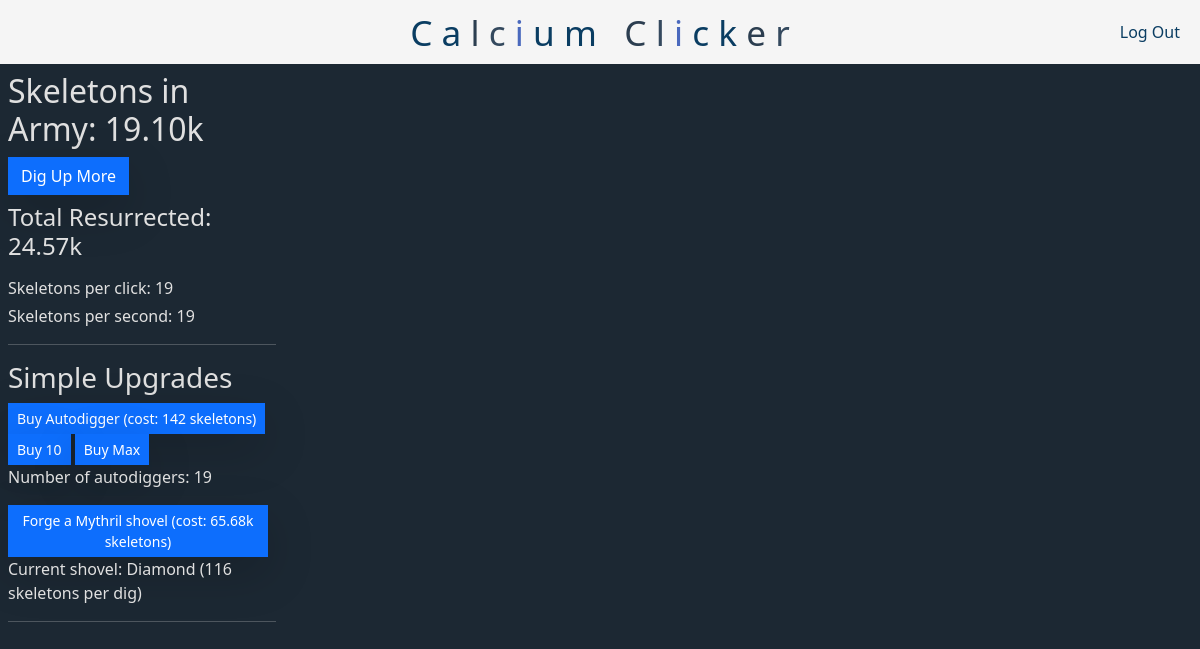
Page / (signed in) on the earlier database version.
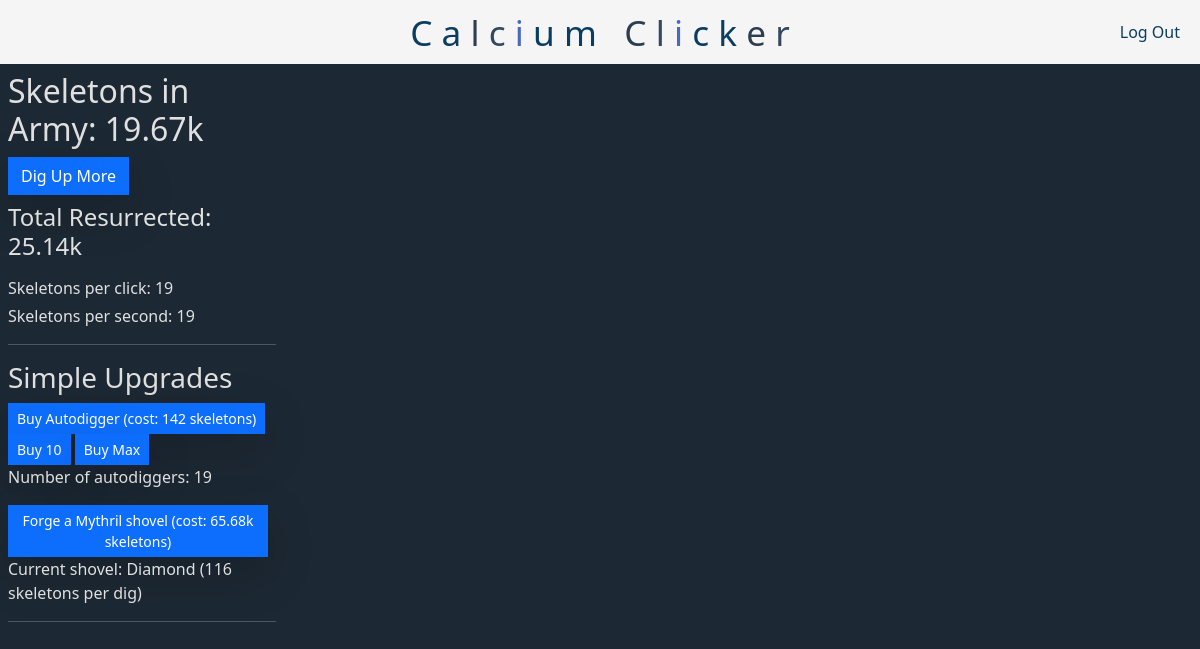
Same page on the later database version.
### tables this page shows
CREATE TABLE users (
    id INTEGER PRIMARY KEY AUTOINCREMENT NOT NULL,
    username TEXT NOT NULL,
    hash TEXT NOT NULL,
    skeletonCount INTEGER NOT NULL DEFAULT 0,
    totalSkeletons INTEGER NOT NULL DEFAULT 0
);

CREATE TABLE simple_upgrades (
    id INTEGER PRIMARY KEY AUTOINCREMENT NOT NULL,
    user_id INTEGER NOT NULL,
    curShovel INTEGER NOT NULL DEFAULT 0,
    shovelCost INTEGER NOT NULL DEFAULT 100,
    numAutodiggers INTEGER NOT NULL DEFAULT 0,
    autodiggerCost INTEGER NOT NULL DEFAULT 10,
    FOREIGN KEY (user_id) REFERENCES users(id) ON DELETE CASCADE
);

### app.py (the view)
@app.route("/", methods=["GET"])
@login_required
def index():
    userData = db.execute("""
        SELECT users.skeletonCount, users.totalSkeletons,
               simple_upgrades.curShovel, simple_upgrades.shovelCost, simple_upgrades.numAutodiggers, simple_upgrades.autodiggerCost,
               stats.skeletonsPerClick, stats.skeletonsPerSecond
        FROM users
        JOIN simple_upgrades ON users.id = simple_upgrades.user_id
        JOIN stats ON users.id = stats.user_id
        WHERE users.id = ?
    """, session["user_id"])[0]
    skeletonCount = userData["skeletonCount"]
    totalSkeletons = userData["totalSkeletons"]
    curShovel = userData["curShovel"]
    shovelCost = userData["shovelCost"]
    numAutodiggers = userData["numAutodiggers"]
    autodiggerCost = userData["autodiggerCost"]
    skeletonsPerClick = userData["skeletonsPerClick"]
    skeletonsPerSecond = userData["skeletonsPerSecond"]
    return render_template("index.html",
                           skeletonCount=skeletonCount,
                           totalSkeletons=totalSkeletons,
                           curShovel=curShovel,
                           shovelCost=shovelCost,
                           numAutodiggers=numAutodiggers,
                           autodiggerCost=autodiggerCost,
                           skeletonsPerClick=skeletonsPerClick,
                           skeletonsPerSecond=skeletonsPerSecond,
                           shovels=shovels,
                           maxShovel=maxShovel)

### app.py (called while the page is built)
@app.after_request
def after_request(response):
    response.headers["Cache-Control"] = "no-cache, no-store, must-revalidate"
    response.headers["Expires"] = 0
    response.headers["Pragma"] = "no-cache"
    return response

### helpers.py (called while the page is built)
def login_required(f):
    @wraps(f)
    def decorated_function(*args, **kwargs):
        if session.get("user_id") is None:
            return redirect("/login")
        return f(*args, **kwargs)
    return decorated_function

def formatNumberSuffix(num):
    if num >= 1_000_000_000_000_000_000_000_000_000:
        return f"{num / 1_000_000_000_000_000_000_000_000_000:.2f}o"
    elif num >= 1_000_000_000_000_000_000_000_000:
        return f"{num / 1_000_000_000_000_000_000_000_000:.2f}S"
    elif num >= 1_000_000_000_000_000_000_000:
        return f"{num / 1_000_000_000_000_000_000_000:.2f}s"
    elif num >= 1_000_000_000_000_000_000:
        return f"{num / 1_000_000_000_000_000_000:.2f}Q"
    elif num >= 1_000_000_000_000_000:
        return f"{num / 1_000_000_000_000_000:.2f}q"
    elif num >= 1_000_000_000_000:
        return f"{num / 1_000_000_000_000:.2f}t"
    elif num >= 1_000_000_000:
        return f"{num / 1_000_000_000:.2f}b"
    elif num >= 1_000_000:
        return f"{num / 1_000_000:.2f}m"
    elif num >= 1_000:
        return f"{num / 1_000:.2f}k"
    else:
        return str(num)

def shovelSkeletonsPerClick(curShovel, baseValue=10, polyPower=1.5, exponentialKicker=1.02):
    return int(baseValue * ((curShovel + 1) ** polyPower) * (exponentialKicker ** ((curShovel + 1) ** 0.5)))

### templates/index.html (shortened to what this page needs)
{% extends "layout.html" %}
{% block main %}
    <div class="from-left-1st">
        <div class="m-2 from-top-1st">
            <h2>Skeletons in Army: <span id="skeleton-count">{{ skeletonCount | formatNumberSuffix }}</span></h2>
            <button class="btn btn-primary rounded-0 shadow-lg" onclick="digUpSkeletons()">Dig Up More</button>
            <h4 class="mt-2 mb-3">Total Resurrected: <span id="total-skeletons">{{ totalSkeletons | formatNumberSuffix }}</span></h4>
            {% if (totalSkeletons + (1.3 * skeletonsPerSecond)) > 9 %}
                <p class="mb-1">Skeletons per click: <span id="skeletons-per-click">{{ skeletonsPerClick | formatNumberSuffix }}</span></p>
                <p class="mb-1">Skeletons per second: <span id="skeletons-per-second">{{ skeletonsPerSecond | formatNumberSuffix }}</span></p>
            {% endif %}
        </div>
        <hr>
        {% if (totalSkeletons + (1.3 * skeletonsPerSecond)) > 9 %}
            <div class="m-2 from-top-2nd">
                <h3>Simple Upgrades</h3>
                <button class="btn btn-primary rounded-0 shadow-lg btn-sm" onclick="buyAutodigger()">Buy Autodigger (cost: <span id="autodigger-cost">{{ autodiggerCost | formatNumberSuffix }}</span> skeletons)</button>
                <button class="btn btn-primary rounded-0 shadow-lg btn-sm" onclick="buyTenAutodiggers()">Buy 10</button>
                <button class="btn btn-primary rounded-0 shadow-lg btn-sm" onclick="buyMaxAutodiggers()">Buy Max</button>
                <p>Number of autodiggers: <span id="num-autodiggers">{{ numAutodiggers }}</span></p>
                <button id="shovel-button" class="btn btn-primary rounded-0 shadow-lg btn-sm {% if curShovel == maxShovel %}btn-dark{% endif %}"
                onclick="buyShovel()"
                {% if curShovel == maxShovel %}disabled{% endif %}>
                    {% if curShovel < maxShovel %}
                        Forge a {{ shovels[curShovel + 1] }} shovel (cost: {{ shovelCost | formatNumberSuffix }} skeletons)
                    {% else %}
                        Your shovel is max level!
                    {% endif %}
                </button>
                {% if curShovel != 0 %}
                    <p id="shovel-description">Current shovel: {{ shovels[curShovel] }} ({{ curShovel | shovelSkeletonsPerClick | formatNumberSuffix }} skeletons per dig)</p>
                {% else %}
                    <p id="shovel-description">Current shovel: {{ shovels[curShovel] }} (1 skeleton per dig)</p>
                {% endif %}
            </div>
            <hr>
        {% endif %}
    </div>
{% endblock %}

### templates/layout.html (shortened to what this page needs)
<!DOCTYPE html>
<html lang="en">
    <head>
        <link href="https://cdn.jsdelivr.net/npm/bootstrap@5.3.3/dist/css/bootstrap.min.css" rel="stylesheet">
        <link href="/static/styles.css" rel="stylesheet">
    </head>
    <body>
        <nav class="navbar navbar-expand-md padding">
            <div class="container-fluid">
                <a class="navbar-brand navbar-major not-clickable">
                    <span class="deep-blue">C</span>
                    <span class="bright-blue">a</span>
                    <span class="charcoal-black">l</span>
                    <span class="slate-gray">c</span>
                    <span class="steel-blue">i</span>
                    <span class="deep-blue">u</span>
                    <span class="bright-blue">m</span>
                    <span class="charcoal-black">C</span>
                    <span class="slate-gray">l</span>
                    <span class="steel-blue">i</span>
                    <span class="deep-blue">c</span>
                    <span class="bright-blue">k</span>
                    <span class="charcoal-black">e</span>
                    <span class="slate-gray">r</span>
                </a>
                <div class="collapse navbar-collapse" id="navbar">
                    {% if session["user_id"] %}
                        <ul class="navbar-nav ms-auto mt-1 mb-1 navbar-minor">
                            <li class="nav-item"><a class="nav-link" href="/logout">Log Out</a></li>
                        </ul>
                    {% else %}
                        <ul class="navbar-nav ms-auto mt-1 mb-1">
                            <li class="nav-item"><a class="nav-link" href="/register">Register</a></li>
                            <li class="nav-item"><a class="nav-link" href="/login">Log In</a></li>
                        </ul>
                    {% endif %}
                </div>
            </div>
        </nav>
         <main class="{% if request.path != '/' %}container py-5 text-center{% endif %}">
            {% block main %}{% endblock %}
        </main>
    </body>
</html>

### static/styles.css (style rules this page uses)
nav { background-color: #f5f5f5; color: #1c2833; border: none; }
nav .navbar-brand { font-size: 2.2rem; }
nav .navbar-brand .deep-blue { color: #0a3d62; }
nav .navbar-brand .bright-blue { color: #0a3d62; }
nav .navbar-brand .charcoal-black { color: #2c3e50; }
nav .navbar-brand .slate-gray { color: #34495e; }
nav .navbar-brand .steel-blue { color: #4a69bd; }
.navbar-nav .nav-link { color: #0a3d62; font-weight: 500; }
.navbar { position: relative; width: 100% }
.navbar .navbar-major { position: absolute; top: 50%; left: 50%; transform: translate(-50%, -50%); }
.padding { padding-top: 0.5rem; padding-bottom: 0.5rem; }
.from-left-1st { width: 23%; position: relative; }
.from-left-1st hr { margin-left: 8px; }
body { background-color: #1c2833; color: #e0e0e0; user-select: none; }
.nav-item { user-select: none; }
p, span, h1, h2, h3, h4, h5, h6, .not-clickable { cursor: default; }

Differences in the rows shown:
changed users: skeletonCount "19.10k" → "19.67k"; totalSkeletons "24.57k" → "25.14k"
